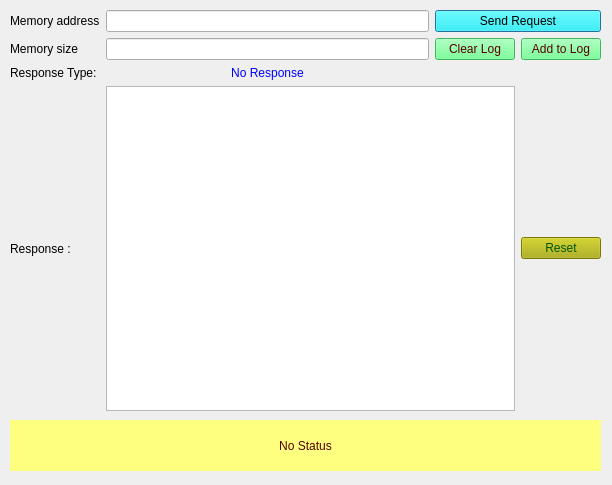
<?xml version="1.0" encoding="UTF-8"?>
<ui version="4.0">
 <class>Form_SID_23</class>
 <widget class="QDialog" name="Form_SID_23">
  <property name="geometry">
   <rect>
    <x>0</x>
    <y>0</y>
    <width>612</width>
    <height>485</height>
   </rect>
  </property>
  <property name="windowTitle">
   <string>Read Data By Address Service 23</string>
  </property>
  <widget class="QLabel" name="label_status">
   <property name="geometry">
    <rect>
     <x>10</x>
     <y>420</y>
     <width>591</width>
     <height>51</height>
    </rect>
   </property>
   <property name="styleSheet">
    <string notr="true">background-color: rgb(255, 255, 127);
color: rgb(85, 0, 0);
border-color: rgb(0, 0, 255);</string>
   </property>
   <property name="text">
    <string>No Status</string>
   </property>
   <property name="alignment">
    <set>Qt::AlignCenter</set>
   </property>
   <property name="wordWrap">
    <bool>true</bool>
   </property>
  </widget>
  <widget class="QWidget" name="layoutWidget">
   <property name="geometry">
    <rect>
     <x>10</x>
     <y>10</y>
     <width>591</width>
     <height>401</height>
    </rect>
   </property>
   <layout class="QGridLayout" name="gridLayout_2">
    <property name="sizeConstraint">
     <enum>QLayout::SetNoConstraint</enum>
    </property>
    <item row="0" column="2" colspan="2">
     <widget class="QPushButton" name="pushButton_Send23Req_2">
      <property name="toolTip">
       <string>&lt;html&gt;&lt;head/&gt;&lt;body&gt;&lt;p&gt;Sends the 23 service request to ECU&lt;/p&gt;&lt;/body&gt;&lt;/html&gt;</string>
      </property>
      <property name="styleSheet">
       <string notr="true">background-color: rgb(0, 255, 255);
border-color: rgb(0, 0, 0);
color: rgb(0, 0, 0);</string>
      </property>
      <property name="text">
       <string>Send Request</string>
      </property>
     </widget>
    </item>
    <item row="0" column="0">
     <widget class="QLabel" name="label_8">
      <property name="text">
       <string>Memory address</string>
      </property>
     </widget>
    </item>
    <item row="2" column="0">
     <widget class="QLabel" name="label_7">
      <property name="text">
       <string>Memory size</string>
      </property>
     </widget>
    </item>
    <item row="6" column="0">
     <widget class="QLabel" name="label_4">
      <property name="text">
       <string>Response : </string>
      </property>
     </widget>
    </item>
    <item row="3" column="1">
     <widget class="QLabel" name="label_ResType_2">
      <property name="autoFillBackground">
       <bool>false</bool>
      </property>
      <property name="styleSheet">
       <string notr="true">color: rgb(0, 0, 255);</string>
      </property>
      <property name="text">
       <string>No Response</string>
      </property>
      <property name="alignment">
       <set>Qt::AlignCenter</set>
      </property>
     </widget>
    </item>
    <item row="6" column="3">
     <widget class="QPushButton" name="pushButton_reset_2">
      <property name="styleSheet">
       <string notr="true">background-color: rgb(170, 170, 0);
font: 75 8pt &quot;MS Shell Dlg 2&quot;;
color: rgb(0, 85, 0);</string>
      </property>
      <property name="text">
       <string>Reset</string>
      </property>
     </widget>
    </item>
    <item row="0" column="1">
     <widget class="QLineEdit" name="lineEdit_Mem_address">
      <property name="toolTip">
       <string>&lt;html&gt;&lt;head/&gt;&lt;body&gt;&lt;p&gt;Enter Memory Address in hexadecimal format&lt;/p&gt;&lt;/body&gt;&lt;/html&gt;</string>
      </property>
     </widget>
    </item>
    <item row="3" column="0">
     <widget class="QLabel" name="label_5">
      <property name="text">
       <string>Response Type: </string>
      </property>
     </widget>
    </item>
    <item row="6" column="1" colspan="2">
     <widget class="QTextBrowser" name="textBrowser_Resp_2"/>
    </item>
    <item row="2" column="1">
     <widget class="QLineEdit" name="lineEdit_Mem_size">
      <property name="toolTip">
       <string>&lt;html&gt;&lt;head/&gt;&lt;body&gt;&lt;p&gt;Enter Memory size in hexadecimal format&lt;/p&gt;&lt;/body&gt;&lt;/html&gt;</string>
      </property>
     </widget>
    </item>
    <item row="2" column="3">
     <widget class="QPushButton" name="pushButton_appendLog_2">
      <property name="styleSheet">
       <string notr="true">background-color: rgb(85, 255, 127);
color: rgb(85, 0, 0);</string>
      </property>
      <property name="text">
       <string>Add to Log</string>
      </property>
     </widget>
    </item>
    <item row="2" column="2">
     <widget class="QPushButton" name="pushButton_clearLog_2">
      <property name="styleSheet">
       <string notr="true">background-color: rgb(85, 255, 127);
color: rgb(85, 0, 0);</string>
      </property>
      <property name="text">
       <string>Clear Log</string>
      </property>
     </widget>
    </item>
   </layout>
  </widget>
 </widget>
 <resources/>
 <connections/>
</ui>
